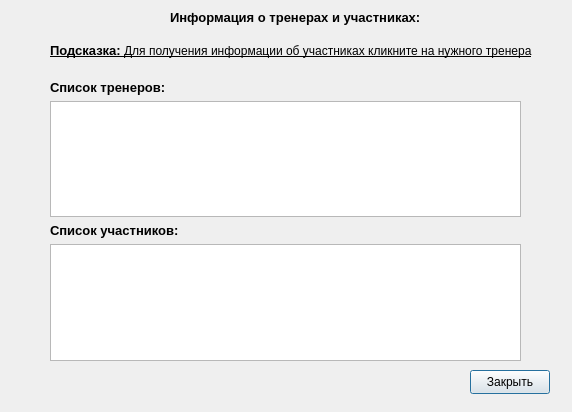
<?xml version="1.0" encoding="UTF-8"?>
<ui version="4.0">
 <class>Tr_Uch_Inf</class>
 <widget class="QDialog" name="Tr_Uch_Inf">
  <property name="geometry">
   <rect>
    <x>0</x>
    <y>0</y>
    <width>572</width>
    <height>412</height>
   </rect>
  </property>
  <property name="windowTitle">
   <string>Dialog</string>
  </property>
  <widget class="QPushButton" name="close">
   <property name="geometry">
    <rect>
     <x>470</x>
     <y>370</y>
     <width>80</width>
     <height>24</height>
    </rect>
   </property>
   <property name="text">
    <string>Закрыть</string>
   </property>
  </widget>
  <widget class="QLabel" name="label">
   <property name="geometry">
    <rect>
     <x>50</x>
     <y>40</y>
     <width>491</width>
     <height>21</height>
    </rect>
   </property>
   <property name="text">
    <string>&lt;html&gt;&lt;head/&gt;&lt;body&gt;&lt;p&gt;&lt;span style=&quot; font-size:10pt; font-weight:700; text-decoration: underline;&quot;&gt;Подсказка:&lt;/span&gt;&lt;span style=&quot; text-decoration: underline;&quot;&gt; Для получения информации об участниках кликните на нужного тренера&lt;/span&gt;&lt;/p&gt;&lt;/body&gt;&lt;/html&gt;</string>
   </property>
  </widget>
  <widget class="QWidget" name="layoutWidget">
   <property name="geometry">
    <rect>
     <x>50</x>
     <y>80</y>
     <width>471</width>
     <height>281</height>
    </rect>
   </property>
   <layout class="QVBoxLayout" name="verticalLayout">
    <item>
     <widget class="QLabel" name="label_4">
      <property name="text">
       <string>&lt;html&gt;&lt;head/&gt;&lt;body&gt;&lt;p&gt;&lt;span style=&quot; font-size:10pt; font-weight:700;&quot;&gt;Список тренеров:&lt;/span&gt;&lt;/p&gt;&lt;/body&gt;&lt;/html&gt;</string>
      </property>
     </widget>
    </item>
    <item>
     <widget class="QTableView" name="tableView"/>
    </item>
    <item>
     <widget class="QLabel" name="label_3">
      <property name="text">
       <string>&lt;html&gt;&lt;head/&gt;&lt;body&gt;&lt;p&gt;&lt;span style=&quot; font-size:10pt; font-weight:700;&quot;&gt;Список участников:&lt;/span&gt;&lt;/p&gt;&lt;/body&gt;&lt;/html&gt;</string>
      </property>
     </widget>
    </item>
    <item>
     <widget class="QTableView" name="tableView_2"/>
    </item>
   </layout>
  </widget>
  <widget class="QLabel" name="label_2">
   <property name="geometry">
    <rect>
     <x>170</x>
     <y>10</y>
     <width>251</width>
     <height>16</height>
    </rect>
   </property>
   <property name="text">
    <string>&lt;html&gt;&lt;head/&gt;&lt;body&gt;&lt;p&gt;&lt;span style=&quot; font-size:10pt; font-weight:700;&quot;&gt;Информация о тренерах и участниках:&lt;/span&gt;&lt;/p&gt;&lt;/body&gt;&lt;/html&gt;</string>
   </property>
  </widget>
 </widget>
 <resources/>
 <connections/>
</ui>
